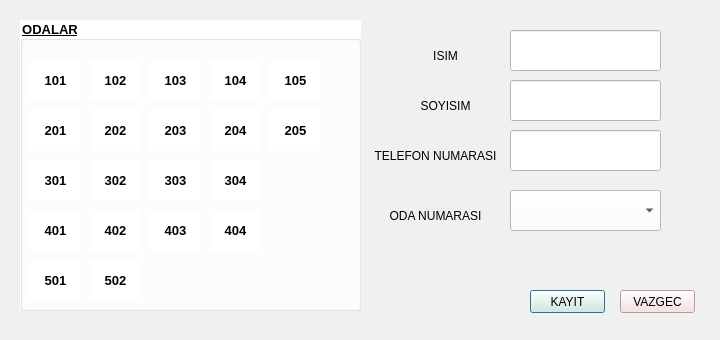
<?xml version="1.0" encoding="UTF-8"?>
<ui version="4.0">
 <class>rezervasyonDialog</class>
 <widget class="QDialog" name="rezervasyonDialog">
  <property name="geometry">
   <rect>
    <x>0</x>
    <y>0</y>
    <width>720</width>
    <height>340</height>
   </rect>
  </property>
  <property name="windowTitle">
   <string>Dialog</string>
  </property>
  <property name="styleSheet">
   <string notr="true">background-color: rgb(240, 240, 240);</string>
  </property>
  <widget class="QComboBox" name="cmbOdalar">
   <property name="geometry">
    <rect>
     <x>510</x>
     <y>190</y>
     <width>151</width>
     <height>41</height>
    </rect>
   </property>
   <property name="cursor">
    <cursorShape>PointingHandCursor</cursorShape>
   </property>
   <property name="styleSheet">
    <string notr="true">background-color: rgb(255, 255, 255);</string>
   </property>
  </widget>
  <widget class="QLineEdit" name="txtIsim">
   <property name="geometry">
    <rect>
     <x>510</x>
     <y>30</y>
     <width>151</width>
     <height>41</height>
    </rect>
   </property>
   <property name="styleSheet">
    <string notr="true">background-color: rgb(255, 255, 255);</string>
   </property>
  </widget>
  <widget class="QLineEdit" name="txtSoyisim">
   <property name="geometry">
    <rect>
     <x>510</x>
     <y>80</y>
     <width>151</width>
     <height>41</height>
    </rect>
   </property>
   <property name="styleSheet">
    <string notr="true">background-color: rgb(255, 255, 255);</string>
   </property>
  </widget>
  <widget class="QLineEdit" name="txtTelno">
   <property name="geometry">
    <rect>
     <x>510</x>
     <y>130</y>
     <width>151</width>
     <height>41</height>
    </rect>
   </property>
   <property name="styleSheet">
    <string notr="true">background-color: rgb(255, 255, 255);</string>
   </property>
  </widget>
  <widget class="QLabel" name="lblIsim">
   <property name="geometry">
    <rect>
     <x>390</x>
     <y>40</y>
     <width>111</width>
     <height>31</height>
    </rect>
   </property>
   <property name="styleSheet">
    <string notr="true">font: 75 12pt &quot;MS Shell Dlg 2&quot;;</string>
   </property>
   <property name="text">
    <string>ISIM</string>
   </property>
   <property name="alignment">
    <set>Qt::AlignCenter</set>
   </property>
  </widget>
  <widget class="QLabel" name="lblSoyisim">
   <property name="geometry">
    <rect>
     <x>390</x>
     <y>90</y>
     <width>111</width>
     <height>31</height>
    </rect>
   </property>
   <property name="styleSheet">
    <string notr="true">font: 75 12pt &quot;MS Shell Dlg 2&quot;;</string>
   </property>
   <property name="text">
    <string>SOYISIM</string>
   </property>
   <property name="alignment">
    <set>Qt::AlignCenter</set>
   </property>
  </widget>
  <widget class="QLabel" name="lblTelno">
   <property name="geometry">
    <rect>
     <x>370</x>
     <y>140</y>
     <width>131</width>
     <height>31</height>
    </rect>
   </property>
   <property name="styleSheet">
    <string notr="true">
font: 75 8pt &quot;MS Shell Dlg 2&quot;;</string>
   </property>
   <property name="text">
    <string>TELEFON NUMARASI</string>
   </property>
   <property name="alignment">
    <set>Qt::AlignCenter</set>
   </property>
  </widget>
  <widget class="QLabel" name="lblOdano">
   <property name="geometry">
    <rect>
     <x>370</x>
     <y>200</y>
     <width>131</width>
     <height>31</height>
    </rect>
   </property>
   <property name="styleSheet">
    <string notr="true">font: 75 9pt &quot;MS Shell Dlg 2&quot;;</string>
   </property>
   <property name="text">
    <string>ODA NUMARASI</string>
   </property>
   <property name="textFormat">
    <enum>Qt::AutoText</enum>
   </property>
   <property name="scaledContents">
    <bool>false</bool>
   </property>
   <property name="alignment">
    <set>Qt::AlignCenter</set>
   </property>
   <property name="wordWrap">
    <bool>false</bool>
   </property>
  </widget>
  <widget class="QPushButton" name="btnKayit">
   <property name="geometry">
    <rect>
     <x>530</x>
     <y>290</y>
     <width>75</width>
     <height>23</height>
    </rect>
   </property>
   <property name="cursor">
    <cursorShape>PointingHandCursor</cursorShape>
   </property>
   <property name="styleSheet">
    <string notr="true">background-color: rgb(220,245,220);</string>
   </property>
   <property name="text">
    <string>KAYIT</string>
   </property>
  </widget>
  <widget class="QPushButton" name="btnVazgec">
   <property name="geometry">
    <rect>
     <x>620</x>
     <y>290</y>
     <width>75</width>
     <height>23</height>
    </rect>
   </property>
   <property name="cursor">
    <cursorShape>PointingHandCursor</cursorShape>
   </property>
   <property name="styleSheet">
    <string notr="true">background-color: rgb(246,220, 220);</string>
   </property>
   <property name="text">
    <string>VAZGEC</string>
   </property>
  </widget>
  <widget class="QGroupBox" name="groupBox">
   <property name="geometry">
    <rect>
     <x>20</x>
     <y>20</y>
     <width>341</width>
     <height>291</height>
    </rect>
   </property>
   <property name="font">
    <font>
     <pointsize>10</pointsize>
     <weight>75</weight>
     <bold>true</bold>
     <underline>true</underline>
    </font>
   </property>
   <property name="styleSheet">
    <string notr="true">background-color: rgb(255, 255, 255);</string>
   </property>
   <property name="title">
    <string>ODALAR</string>
   </property>
   <widget class="QLabel" name="lbl101">
    <property name="geometry">
     <rect>
      <x>10</x>
      <y>40</y>
      <width>51</width>
      <height>41</height>
     </rect>
    </property>
    <property name="font">
     <font>
      <pointsize>10</pointsize>
      <weight>75</weight>
      <italic>false</italic>
      <bold>true</bold>
      <underline>false</underline>
      <strikeout>false</strikeout>
      <kerning>true</kerning>
     </font>
    </property>
    <property name="layoutDirection">
     <enum>Qt::LeftToRight</enum>
    </property>
    <property name="text">
     <string>101</string>
    </property>
    <property name="textFormat">
     <enum>Qt::AutoText</enum>
    </property>
    <property name="alignment">
     <set>Qt::AlignCenter</set>
    </property>
   </widget>
   <widget class="QLabel" name="lbl102">
    <property name="geometry">
     <rect>
      <x>70</x>
      <y>40</y>
      <width>51</width>
      <height>41</height>
     </rect>
    </property>
    <property name="font">
     <font>
      <pointsize>10</pointsize>
      <weight>75</weight>
      <italic>false</italic>
      <bold>true</bold>
      <underline>false</underline>
      <strikeout>false</strikeout>
      <kerning>true</kerning>
     </font>
    </property>
    <property name="layoutDirection">
     <enum>Qt::LeftToRight</enum>
    </property>
    <property name="text">
     <string>102</string>
    </property>
    <property name="textFormat">
     <enum>Qt::AutoText</enum>
    </property>
    <property name="alignment">
     <set>Qt::AlignCenter</set>
    </property>
   </widget>
   <widget class="QLabel" name="lbl103">
    <property name="geometry">
     <rect>
      <x>130</x>
      <y>40</y>
      <width>51</width>
      <height>41</height>
     </rect>
    </property>
    <property name="font">
     <font>
      <pointsize>10</pointsize>
      <weight>75</weight>
      <italic>false</italic>
      <bold>true</bold>
      <underline>false</underline>
      <strikeout>false</strikeout>
      <kerning>true</kerning>
     </font>
    </property>
    <property name="layoutDirection">
     <enum>Qt::LeftToRight</enum>
    </property>
    <property name="text">
     <string>103</string>
    </property>
    <property name="textFormat">
     <enum>Qt::AutoText</enum>
    </property>
    <property name="alignment">
     <set>Qt::AlignCenter</set>
    </property>
   </widget>
   <widget class="QLabel" name="lbl104">
    <property name="geometry">
     <rect>
      <x>190</x>
      <y>40</y>
      <width>51</width>
      <height>41</height>
     </rect>
    </property>
    <property name="font">
     <font>
      <pointsize>10</pointsize>
      <weight>75</weight>
      <italic>false</italic>
      <bold>true</bold>
      <underline>false</underline>
      <strikeout>false</strikeout>
      <kerning>true</kerning>
     </font>
    </property>
    <property name="layoutDirection">
     <enum>Qt::LeftToRight</enum>
    </property>
    <property name="text">
     <string>104</string>
    </property>
    <property name="textFormat">
     <enum>Qt::AutoText</enum>
    </property>
    <property name="alignment">
     <set>Qt::AlignCenter</set>
    </property>
   </widget>
   <widget class="QLabel" name="lbl105">
    <property name="geometry">
     <rect>
      <x>250</x>
      <y>40</y>
      <width>51</width>
      <height>41</height>
     </rect>
    </property>
    <property name="font">
     <font>
      <pointsize>10</pointsize>
      <weight>75</weight>
      <italic>false</italic>
      <bold>true</bold>
      <underline>false</underline>
      <strikeout>false</strikeout>
      <kerning>true</kerning>
     </font>
    </property>
    <property name="layoutDirection">
     <enum>Qt::LeftToRight</enum>
    </property>
    <property name="text">
     <string>105</string>
    </property>
    <property name="textFormat">
     <enum>Qt::AutoText</enum>
    </property>
    <property name="alignment">
     <set>Qt::AlignCenter</set>
    </property>
   </widget>
   <widget class="QLabel" name="lbl201">
    <property name="geometry">
     <rect>
      <x>10</x>
      <y>90</y>
      <width>51</width>
      <height>41</height>
     </rect>
    </property>
    <property name="font">
     <font>
      <pointsize>10</pointsize>
      <weight>75</weight>
      <italic>false</italic>
      <bold>true</bold>
      <underline>false</underline>
      <strikeout>false</strikeout>
      <kerning>true</kerning>
     </font>
    </property>
    <property name="layoutDirection">
     <enum>Qt::LeftToRight</enum>
    </property>
    <property name="text">
     <string>201</string>
    </property>
    <property name="textFormat">
     <enum>Qt::AutoText</enum>
    </property>
    <property name="alignment">
     <set>Qt::AlignCenter</set>
    </property>
   </widget>
   <widget class="QLabel" name="lbl202">
    <property name="geometry">
     <rect>
      <x>70</x>
      <y>90</y>
      <width>51</width>
      <height>41</height>
     </rect>
    </property>
    <property name="font">
     <font>
      <pointsize>10</pointsize>
      <weight>75</weight>
      <italic>false</italic>
      <bold>true</bold>
      <underline>false</underline>
      <strikeout>false</strikeout>
      <kerning>true</kerning>
     </font>
    </property>
    <property name="layoutDirection">
     <enum>Qt::LeftToRight</enum>
    </property>
    <property name="text">
     <string>202</string>
    </property>
    <property name="textFormat">
     <enum>Qt::AutoText</enum>
    </property>
    <property name="alignment">
     <set>Qt::AlignCenter</set>
    </property>
   </widget>
   <widget class="QLabel" name="lbl203">
    <property name="geometry">
     <rect>
      <x>130</x>
      <y>90</y>
      <width>51</width>
      <height>41</height>
     </rect>
    </property>
    <property name="font">
     <font>
      <pointsize>10</pointsize>
      <weight>75</weight>
      <italic>false</italic>
      <bold>true</bold>
      <underline>false</underline>
      <strikeout>false</strikeout>
      <kerning>true</kerning>
     </font>
    </property>
    <property name="layoutDirection">
     <enum>Qt::LeftToRight</enum>
    </property>
    <property name="text">
     <string>203</string>
    </property>
    <property name="textFormat">
     <enum>Qt::AutoText</enum>
    </property>
    <property name="alignment">
     <set>Qt::AlignCenter</set>
    </property>
   </widget>
   <widget class="QLabel" name="lbl204">
    <property name="geometry">
     <rect>
      <x>190</x>
      <y>90</y>
      <width>51</width>
      <height>41</height>
     </rect>
    </property>
    <property name="font">
     <font>
      <pointsize>10</pointsize>
      <weight>75</weight>
      <italic>false</italic>
      <bold>true</bold>
      <underline>false</underline>
      <strikeout>false</strikeout>
      <kerning>true</kerning>
     </font>
    </property>
    <property name="layoutDirection">
     <enum>Qt::LeftToRight</enum>
    </property>
    <property name="text">
     <string>204</string>
    </property>
    <property name="textFormat">
     <enum>Qt::AutoText</enum>
    </property>
    <property name="alignment">
     <set>Qt::AlignCenter</set>
    </property>
   </widget>
   <widget class="QLabel" name="lbl205">
    <property name="geometry">
     <rect>
      <x>250</x>
      <y>90</y>
      <width>51</width>
      <height>41</height>
     </rect>
    </property>
    <property name="font">
     <font>
      <pointsize>10</pointsize>
      <weight>75</weight>
      <italic>false</italic>
      <bold>true</bold>
      <underline>false</underline>
      <strikeout>false</strikeout>
      <kerning>true</kerning>
     </font>
    </property>
    <property name="layoutDirection">
     <enum>Qt::LeftToRight</enum>
    </property>
    <property name="text">
     <string>205</string>
    </property>
    <property name="textFormat">
     <enum>Qt::AutoText</enum>
    </property>
    <property name="alignment">
     <set>Qt::AlignCenter</set>
    </property>
   </widget>
   <widget class="QLabel" name="lbl301">
    <property name="geometry">
     <rect>
      <x>10</x>
      <y>140</y>
      <width>51</width>
      <height>41</height>
     </rect>
    </property>
    <property name="font">
     <font>
      <pointsize>10</pointsize>
      <weight>75</weight>
      <italic>false</italic>
      <bold>true</bold>
      <underline>false</underline>
      <strikeout>false</strikeout>
      <kerning>true</kerning>
     </font>
    </property>
    <property name="layoutDirection">
     <enum>Qt::LeftToRight</enum>
    </property>
    <property name="text">
     <string>301</string>
    </property>
    <property name="textFormat">
     <enum>Qt::AutoText</enum>
    </property>
    <property name="alignment">
     <set>Qt::AlignCenter</set>
    </property>
   </widget>
   <widget class="QLabel" name="lbl302">
    <property name="geometry">
     <rect>
      <x>70</x>
      <y>140</y>
      <width>51</width>
      <height>41</height>
     </rect>
    </property>
    <property name="font">
     <font>
      <pointsize>10</pointsize>
      <weight>75</weight>
      <italic>false</italic>
      <bold>true</bold>
      <underline>false</underline>
      <strikeout>false</strikeout>
      <kerning>true</kerning>
     </font>
    </property>
    <property name="layoutDirection">
     <enum>Qt::LeftToRight</enum>
    </property>
    <property name="text">
     <string>302</string>
    </property>
    <property name="textFormat">
     <enum>Qt::AutoText</enum>
    </property>
    <property name="alignment">
     <set>Qt::AlignCenter</set>
    </property>
   </widget>
   <widget class="QLabel" name="lbl303">
    <property name="geometry">
     <rect>
      <x>130</x>
      <y>140</y>
      <width>51</width>
      <height>41</height>
     </rect>
    </property>
    <property name="font">
     <font>
      <pointsize>10</pointsize>
      <weight>75</weight>
      <italic>false</italic>
      <bold>true</bold>
      <underline>false</underline>
      <strikeout>false</strikeout>
      <kerning>true</kerning>
     </font>
    </property>
    <property name="layoutDirection">
     <enum>Qt::LeftToRight</enum>
    </property>
    <property name="text">
     <string>303</string>
    </property>
    <property name="textFormat">
     <enum>Qt::AutoText</enum>
    </property>
    <property name="alignment">
     <set>Qt::AlignCenter</set>
    </property>
   </widget>
   <widget class="QLabel" name="lbl304">
    <property name="geometry">
     <rect>
      <x>190</x>
      <y>140</y>
      <width>51</width>
      <height>41</height>
     </rect>
    </property>
    <property name="font">
     <font>
      <pointsize>10</pointsize>
      <weight>75</weight>
      <italic>false</italic>
      <bold>true</bold>
      <underline>false</underline>
      <strikeout>false</strikeout>
      <kerning>true</kerning>
     </font>
    </property>
    <property name="layoutDirection">
     <enum>Qt::LeftToRight</enum>
    </property>
    <property name="text">
     <string>304</string>
    </property>
    <property name="textFormat">
     <enum>Qt::AutoText</enum>
    </property>
    <property name="alignment">
     <set>Qt::AlignCenter</set>
    </property>
   </widget>
   <widget class="QLabel" name="lbl401">
    <property name="geometry">
     <rect>
      <x>10</x>
      <y>190</y>
      <width>51</width>
      <height>41</height>
     </rect>
    </property>
    <property name="font">
     <font>
      <pointsize>10</pointsize>
      <weight>75</weight>
      <italic>false</italic>
      <bold>true</bold>
      <underline>false</underline>
      <strikeout>false</strikeout>
      <kerning>true</kerning>
     </font>
    </property>
    <property name="layoutDirection">
     <enum>Qt::LeftToRight</enum>
    </property>
    <property name="text">
     <string>401</string>
    </property>
    <property name="textFormat">
     <enum>Qt::AutoText</enum>
    </property>
    <property name="alignment">
     <set>Qt::AlignCenter</set>
    </property>
   </widget>
   <widget class="QLabel" name="lbl402">
    <property name="geometry">
     <rect>
      <x>70</x>
      <y>190</y>
      <width>51</width>
      <height>41</height>
     </rect>
    </property>
    <property name="font">
     <font>
      <pointsize>10</pointsize>
      <weight>75</weight>
      <italic>false</italic>
      <bold>true</bold>
      <underline>false</underline>
      <strikeout>false</strikeout>
      <kerning>true</kerning>
     </font>
    </property>
    <property name="layoutDirection">
     <enum>Qt::LeftToRight</enum>
    </property>
    <property name="text">
     <string>402</string>
    </property>
    <property name="textFormat">
     <enum>Qt::AutoText</enum>
    </property>
    <property name="alignment">
     <set>Qt::AlignCenter</set>
    </property>
   </widget>
   <widget class="QLabel" name="lbl403">
    <property name="geometry">
     <rect>
      <x>130</x>
      <y>190</y>
      <width>51</width>
      <height>41</height>
     </rect>
    </property>
    <property name="font">
     <font>
      <pointsize>10</pointsize>
      <weight>75</weight>
      <italic>false</italic>
      <bold>true</bold>
      <underline>false</underline>
      <strikeout>false</strikeout>
      <kerning>true</kerning>
     </font>
    </property>
    <property name="layoutDirection">
     <enum>Qt::LeftToRight</enum>
    </property>
    <property name="text">
     <string>403</string>
    </property>
    <property name="textFormat">
     <enum>Qt::AutoText</enum>
    </property>
    <property name="alignment">
     <set>Qt::AlignCenter</set>
    </property>
   </widget>
   <widget class="QLabel" name="lbl404">
    <property name="geometry">
     <rect>
      <x>190</x>
      <y>190</y>
      <width>51</width>
      <height>41</height>
     </rect>
    </property>
    <property name="font">
     <font>
      <pointsize>10</pointsize>
      <weight>75</weight>
      <italic>false</italic>
      <bold>true</bold>
      <underline>false</underline>
      <strikeout>false</strikeout>
      <kerning>true</kerning>
     </font>
    </property>
    <property name="layoutDirection">
     <enum>Qt::LeftToRight</enum>
    </property>
    <property name="text">
     <string>404</string>
    </property>
    <property name="textFormat">
     <enum>Qt::AutoText</enum>
    </property>
    <property name="alignment">
     <set>Qt::AlignCenter</set>
    </property>
   </widget>
   <widget class="QLabel" name="lbl501">
    <property name="geometry">
     <rect>
      <x>10</x>
      <y>240</y>
      <width>51</width>
      <height>41</height>
     </rect>
    </property>
    <property name="font">
     <font>
      <pointsize>10</pointsize>
      <weight>75</weight>
      <italic>false</italic>
      <bold>true</bold>
      <underline>false</underline>
      <strikeout>false</strikeout>
      <kerning>true</kerning>
     </font>
    </property>
    <property name="layoutDirection">
     <enum>Qt::LeftToRight</enum>
    </property>
    <property name="text">
     <string>501</string>
    </property>
    <property name="textFormat">
     <enum>Qt::AutoText</enum>
    </property>
    <property name="alignment">
     <set>Qt::AlignCenter</set>
    </property>
   </widget>
   <widget class="QLabel" name="lbl502">
    <property name="geometry">
     <rect>
      <x>70</x>
      <y>240</y>
      <width>51</width>
      <height>41</height>
     </rect>
    </property>
    <property name="font">
     <font>
      <pointsize>10</pointsize>
      <weight>75</weight>
      <italic>false</italic>
      <bold>true</bold>
      <underline>false</underline>
      <strikeout>false</strikeout>
      <kerning>true</kerning>
     </font>
    </property>
    <property name="layoutDirection">
     <enum>Qt::LeftToRight</enum>
    </property>
    <property name="text">
     <string>502</string>
    </property>
    <property name="textFormat">
     <enum>Qt::AutoText</enum>
    </property>
    <property name="alignment">
     <set>Qt::AlignCenter</set>
    </property>
   </widget>
  </widget>
 </widget>
 <resources/>
 <connections/>
</ui>
